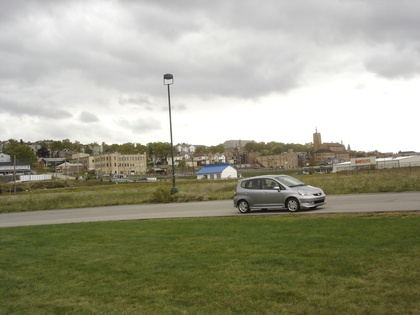
%> input picture 1/1/Car1.jpg, 420 x 315 px, shrunk from 1000 x 750 before the run
$ octave hw112.m   (GNU Octave 9; MATLAB toolbox functions it lacks are replaced by stand-ins)
%> lines starting %> are read from the running program, lines starting %| are printed output that depends on the picture
clc;
clear all;
close all;
F = imread('car1.jpg');
%> F is the input picture: size 315x420x3 uint8; mean R, G, B 155.6, 155.7, 134.4
S = imread('car2.jpg');
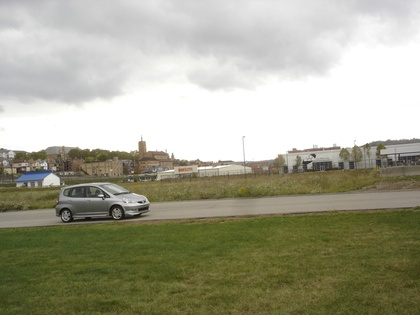
%> input picture 1/1/Car2.jpg, 420 x 315 px, shrunk from 1000 x 750 before the run
%> S is the input picture: size 315x420x3 uint8; mean R, G, B 164.8, 164.3, 144.5
F = im2double(rgb2gray(F));
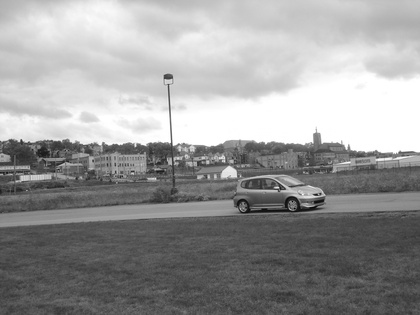
%> F: size 315x420 double; min 0.0118, max 1, mean 0.601
S = im2double(rgb2gray(S));
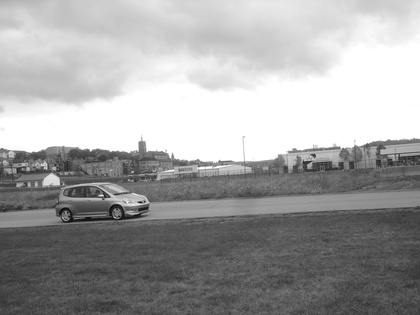
%> S: size 315x420 double; min 0.0353, max 1, mean 0.636
[rows, cols] = size(F);
%> rows = 315; cols = 420
Tmp = [];
%zeros(rows, cols*2);
temp = 0;
S1 = [];
for j = 1:5
    for i = 1:rows
        S1(i,j) = S(i,j);
    end
end
%> after the loop, S1 = 315 rows, first 8: [0.682 0.682 0.686 0.69 0.69; 0.694 0.698 0.698 0.698 0.702; 0.706 0.706 0.71 0.706 0.71; 0.71 0.714 0.714 0.718 0.718; 0.714 0.722 0.725 0.729 0.729; 0.725 0.733 0.741 0.741 0.741; 0.741 0.749 0.753 0.753 0.753; 0.753 0.761 0.765 0.765 0.765]
for k = 0:cols-5% to prevent j to go beyond boundaries.
    for j = 1:5
        F1(:,j) = F(:,k+j);
    end
    temp = corr2(F1,S1);
    Tmp = [Tmp temp]; % Tmp keeps growing, forming a matrix of 1*cols
    temp = 0;
end
%> this loop made 416 passes
%> after the loop, F1 = 315 rows, first 8: [0.765 0.773 0.773 0.773 0.769; 0.769 0.773 0.773 0.773 0.773; 0.769 0.769 0.769 0.769 0.769; 0.769 0.765 0.765 0.765 0.769; 0.765 0.765 0.765 0.765 0.765; 0.765 0.765 0.761 0.761 0.761; 0.761 0.761 0.761 0.757 0.753; 0.757 0.765 0.761 0.757 0.753]; Tmp = 416 values, max 0.931 at index 191, min 0.761 at index 168, mean 0.876
%
[Min_value, Index] = max(Tmp);% .
%> Min_value = 0.931; Index = 191
n_cols = Index + cols - 1;% New column of output image.
%> n_cols = 610
Opimg = [];
for i = 1:rows
    for j = 1:Index-1
        Opimg(i,j) = F(i,j);% First image is pasted till Index.
    end
    for k = Index:n_cols
        Opimg(i,k) = S(i,k-Index+1);%Second image is pasted after Index.
    end
end
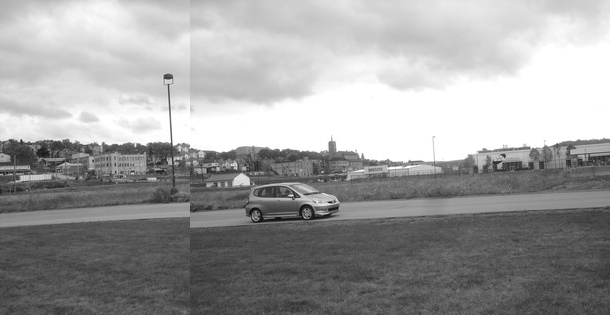
%> Opimg: size 315x610 double; min 0.0353, max 1, mean 0.622
[r_Opimg c_Opimg] = size(Opimg);
%> r_Opimg = 315; c_Opimg = 610
figure,
imshow(Opimg);
title('Stitched Image');
